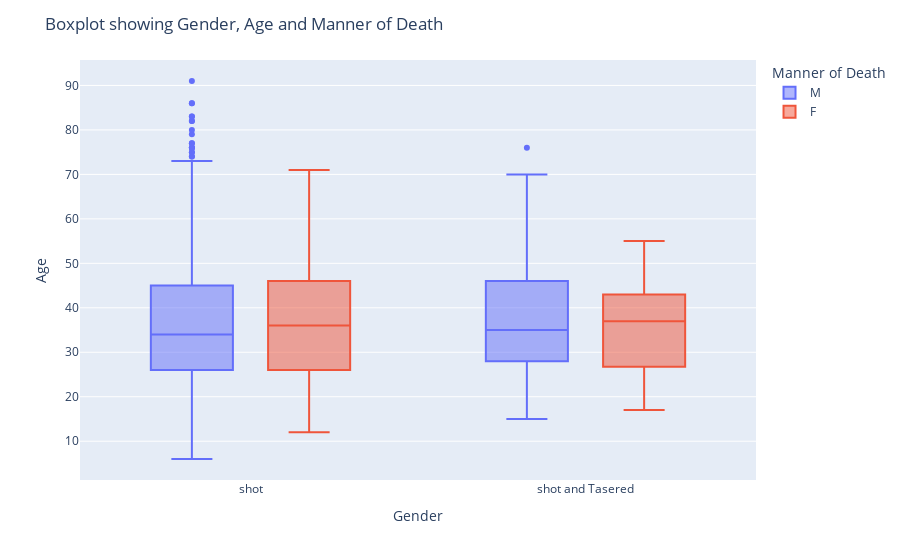

Notebook code for this chart:
### Markdown cell above
# Create a Box Plot Showing the Age and Manner of Death

Break out the data by gender using `df_fatalities`. Is there a difference between men and women in the manner of death?

### Code cell
fig = px.box(data_frame=df_fatalities[df_fatalities.age != '(X)'], x='manner_of_death', y='age', color='gender')
fig.update_layout(title='Boxplot showing Gender, Age and Manner of Death', legend=dict(title='Manner of Death'),
                  xaxis_title='Gender', yaxis_title='Age')
fig.show()

# Median number of people shot were in their mid 30s
# The oldest shot was 91 years old while the youngest was 6

### Figure 1 — Plotly figure (JSON) as saved in the notebook; plotly's stock layout.template omitted (floating-point values rounded to 4 significant figures; data arrays with more than 128 entries replaced by an {"elided": "..."} marker saying what was removed)
{"data": [{"alignmentgroup": "True", "hovertemplate": "gender=M<br>manner_of_death=%{x}<br>age=%{y}<extra></extra>", "legendgroup": "M", "marker": {"color": "#636efa"}, "name": "M", "notched": false, "offsetgroup": "M", "orientation": "v", "showlegend": true, "type": "box", "x": {"elided": "2354 str values"}, "x0": " ", "xaxis": "x", "y": {"elided": "2354 int values"}, "y0": " ", "yaxis": "y"}, {"alignmentgroup": "True", "hovertemplate": "gender=F<br>manner_of_death=%{x}<br>age=%{y}<extra></extra>", "legendgroup": "F", "marker": {"color": "#EF553B"}, "name": "F", "notched": false, "offsetgroup": "F", "orientation": "v", "showlegend": true, "type": "box", "x": ["shot", "shot and Tasered", "shot", "shot", "shot", "shot", "shot", "shot", "shot", "shot", "shot", "shot", "shot", "shot", "shot", "shot", "shot", "shot", "shot and Tasered", "shot", "shot", "shot", "shot", "shot", "shot and Tasered", "shot", "shot", "shot", "shot", "shot", "shot", "shot", "shot", "shot", "shot", "shot", "shot", "shot", "shot", "shot", "shot", "shot", "shot", "shot", "shot", "shot", "shot", "shot", "shot", "shot", "shot", "shot", "shot", "shot", "shot", "shot", "shot", "shot", "shot", "shot", "shot", "shot", "shot", "shot", "shot", "shot", "shot", "shot", "shot", "shot", "shot", "shot", "shot", "shot", "shot", "shot", "shot", "shot", "shot", "shot", "shot", "shot and Tasered", "shot", "shot", "shot and Tasered", "shot", "shot", "shot", "shot", "shot", "shot", "shot", "shot", "shot", "shot", "shot", "shot", "shot", "shot", "shot", "shot", "shot", "shot", "shot"], "x0": " ", "xaxis": "x", "y": [34, 17, 17, 39, 38, 43, 20, 34, 28, 37, 43, 24, 49, 53, 26, 27, 46, 25, 39, 31, 45, 17, 40, 44, 30, 28, 23, 37, 55, 62, 46, 50, 21, 36, 37, 27, 61, 51, 48, 22, 55, 50, 45, 12, 25, 31, 32, 41, 32, 36, 31, 38, 38, 25, 27, 50, 36, 40, 25, 35, 60, 24, 26, 29, 42, 24, 40, 23, 35, 46, 53, 26, 66, 23, 25, 39, 31, 56, 44, 53, 71, 37, 21, 18, 55, 30, 33, 46, 16, 59, 21, 17, 54, 50, 27, 41, 24, 28, 30, 29, 50, 40, 25, 62], "y0": " ", "yaxis": "y"}], "layout": {"boxmode": "group", "legend": {"title": {"text": "Manner of Death"}, "tracegroupgap": 0}, "margin": {"t": 60}, "title": {"text": "Boxplot showing Gender, Age and Manner of Death"}, "xaxis": {"anchor": "y", "domain": [0, 1], "title": {"text": "Gender"}}, "yaxis": {"anchor": "x", "domain": [0, 1], "title": {"text": "Age"}}}}
